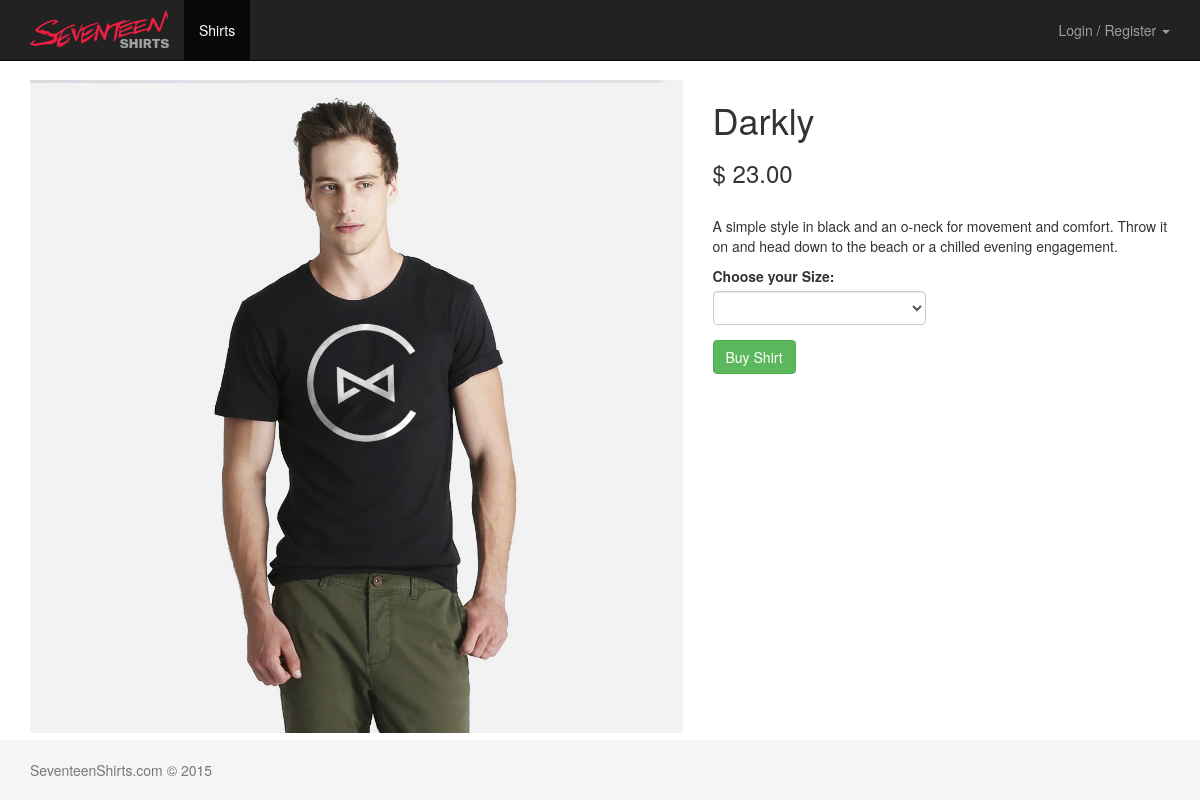
/products/4/, run on the app's committed database.
### shop/models.py (models this page shows, shortened)
class Product(models.Model):
    name = models.CharField(max_length=200)
    description = models.TextField()
    current_price = models.DecimalField(max_digits=8, decimal_places=2)
    thumbnail_filename = models.CharField(max_length=200, default="")
    image_filename = models.CharField(max_length=200, default="")
    is_active = models.BooleanField(default=True)
    def get_image_url(self):
        return "{0}/{1}".format(settings.IMG_CDN, self.image_filename)

### shop/views.py (the view)
# urls.py: url(r'^products/(?P<product_id>[0-9]+)/$', views.detail, name='detail')
def detail(request, product_id):
    if request.method == 'POST':
        if not request.user.is_authenticated():
            messages.error(request, "Only logged in users may purchase products.")
            return redirect('shop:detail', product_id)
        form = BuyShirtForm(request.POST)
        if form.is_valid():
            product = get_object_or_404(Product, pk=product_id)
            new_order = Order(
                customer=request.user,
                product=product,
                size=form.cleaned_data.get('size'),
                price=product.current_price
            )
            new_order.save()
            messages.success(
                request,
                "Thanks for shopping with us {0}! Your product has been purchased.".format(request.user.first_name)
            )
            return redirect('shop:index')
    else:
        form = BuyShirtForm()
    context_dict = {
        'page_title': "Viewing Product" + product_id,
        'product': Product.objects.get(pk=product_id),
        'navbar': "products",
        'form': form
    }
    return render(request, 'shop/products/detail.html', context_dict)

### shop/forms.py
class BuyShirtForm(forms.Form):
    size = forms.ChoiceField(choices=Order.SIZES, label="Choose your Size")

### accounts/templatetags/add_css.py (called while the page is built)
@register.filter(name="add_css")
def add_css(field, css):
    return field.as_widget(attrs={"class": css})

### templates/shop/products/detail.html (shortened to what this page needs)
{% extends "_shared/base.html" %}
{% load add_css %}
{% load staticfiles %}
{% block content %}
    <div class="row">
        <div class="col-md-7">
            <img class="detail" src="{{ product.get_image_url }}">
        </div>
        <div class="col-md-5">
            <h1>{{ product.name }}</h1>
            <h3>$ {{ product.current_price }}</h3>
            <br>
            <p>{{ product.description }}</p>
            <form action="" method="post">
                <div class="row">
                    <div class="col-md-6">
                        {% for field in form.visible_fields %}
                            <div class="form-group">
                                {{ field.label_tag }}
                                {{ field|add_css:"form-control" }}
                            </div>
                        {% endfor %}
                    </div>
                </div>
                <input type="submit" class="btn btn-success" value="Buy Shirt" />
            </form>
        </div>
    </div>
{% endblock %}

### static/css/base.css (style rules this page uses)
html { position: relative; min-height: 100%; }
body { margin-bottom: 60px; }
img.detail { width: 100%; }

### data on the page
Product: get_image_url (picture), name "Darkly", current_price "23.00", description "A simple style in black and an o-neck for movement and comfort. Throw it on and head down to the beach or a chilled evening engagement."

### other printed values
{{ field.label_tag }} "Choose your Size:"
